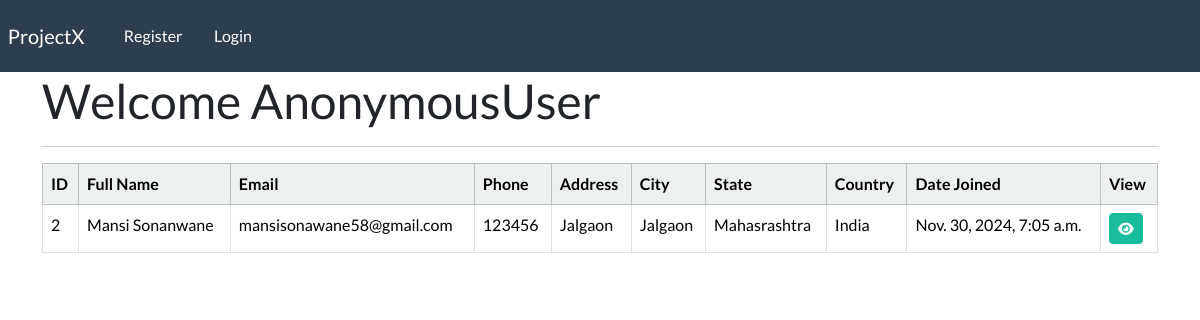
/dashboard, run on the app's committed database.
### crmapp/models.py (models this page shows, shortened)
class Employee(models.Model):
    creation_date = models.DateTimeField(auto_now_add=True)
    first_name = models.CharField(max_length=100)
    last_name = models.CharField(max_length=100)
    email = models.EmailField(max_length=100)
    mobileno = models.BigIntegerField(max_length=10)
    address = models.TextField()
    city = models.CharField(max_length=50)
    state = models.CharField(max_length=50)
    country = models.CharField(max_length=100)

### crmapp/views.py (the view)
# urls.py: path('dashboard',views.dashboard,name='dashboard'),
def dashboard(request):
    emp = Employee.objects.all()
    send_mail('Welcome To Crm ', 'Thank you for visiting our site', 'balajighate25@gmail.com', ['balajighate25@gmail.com','pratiksutar03@gmail.com','mansisonawane58@gmail.com'], fail_silently=False)
    context = {'emp':emp}
    return render(request,'dashboard.html',context)

### crmapp/template/dashboard.html (shortened to what this page needs)
{% extends 'base.html' %}
    {% block content %}
    <h1>Welcome {{user}}</h1>
    <hr>
    <tbody>
            <table class="table table-hover table-bordered">
                <thead class="table-light">
                    <tr>
                        <th scope="col">ID</th>
                        <th scope="col">Full Name</th>
                        <th scope="col">Email</th>
                        <th scope="col">Phone</th>
                        <th scope="col">Address</th>
                        <th scope="col">City</th>
                        <th scope="col">State</th>
                        <th scope="col">Country</th>
                        <th scope="col">Date Joined</th>
                        <th scope="col">View</th>
                    </tr>
                </thead>
                {% if emp %}
                    {% for i in emp %}
                    <tr>
                        <td>{{i.id}}</td>
                        <td>{{i.first_name}} {{i.last_name}}</td>
                        <td>{{i.email}}</td>
                        <td>{{i.mobileno}}</td>
                        <td>{{i.address}}</td>
                        <td>{{i.city}}</td>
                        <td>{{i.state}}</td>
                        <td>{{i.country}}</td>
                        <td>{{i.creation_date}}</td>
                        <td> <a class="btn btn-success btn-sm" href="{% url 'viewrecord' i.id %}">
                            <i class="fa fa-eye"></i>
                        </a>
                    </tr>
                    {% endfor %}
                {% endif  %}
            </table>
    </tbody>
    {% endblock  %}

### crmapp/template/base.html (shortened to what this page needs)
{% load static %}
<!DOCTYPE html>
<html lang="en">
<head>
    <link rel="stylesheet",type="text/css" href="https://bootswatch.com/5/flatly/bootstrap.min.css">
    <link rel="stylesheet" type="text/css" href="{%  static 'styles.css'  %}">
    <link rel="stylesheet" type="text/css" href="https://cdnjs.cloudflare.com/ajax/libs/font-awesome/6.7.1/css/all.min.css">
</head>
<body>
    {% include 'navbar.html' %}
    <div class="container">
        {% block content %}
        {% endblock %}
    </div>
</body>
</html>

### crmapp/template/navbar.html (shortened to what this page needs)
<nav class="navbar navbar-expand-lg navbar-dark bg-primary justify-content-center">
    <a class="navbar-brand main-heading" href="{% url 'home' %}">
    &nbsp; ProjectX
    </a>
    <div class="collapse navbar-collapse text-center" id="navbarNavDropdown">
        <ul class="navbar-nav mr-auto">
            {% if user.is_authenticated %}
                <li class="nav-item">
                    <a class="nav-link" href="{% url 'dashboard' %}">Dashboard &nbsp
                    <i class="fa fa-home" aria-hidden="false"></i></a>
                </li>
                &nbsp; &nbsp; &nbsp;
                <li class="nav-item">
                    <a class="nav-link" href="{% url 'logout' %}">Logout &nbsp
                    <i class="fa fa-home" aria-hidden="false"></i></a>
                </li>
            </ul>
            {% else %}
            <li class="nav-item">
                <a class="nav-link" href="{% url 'register' %}">Register</a>
            </li>
            <li class="nav-item">
                <a class="nav-link" href="{% url 'login' %}"> Login</a>
            </li>
            {% endif %}
    </div>
</nav>

### data on the page
Employee: id "2", first_name "Mansi", last_name "Sonanwane", email "mansisonawane58@gmail.com", mobileno "123456", address "Jalgaon", city "Jalgaon", state "Mahasrashtra", country "India", creation_date "Nov. 30, 2024, 7:05 a.m."

### other printed values
{{ user }} "AnonymousUser"
